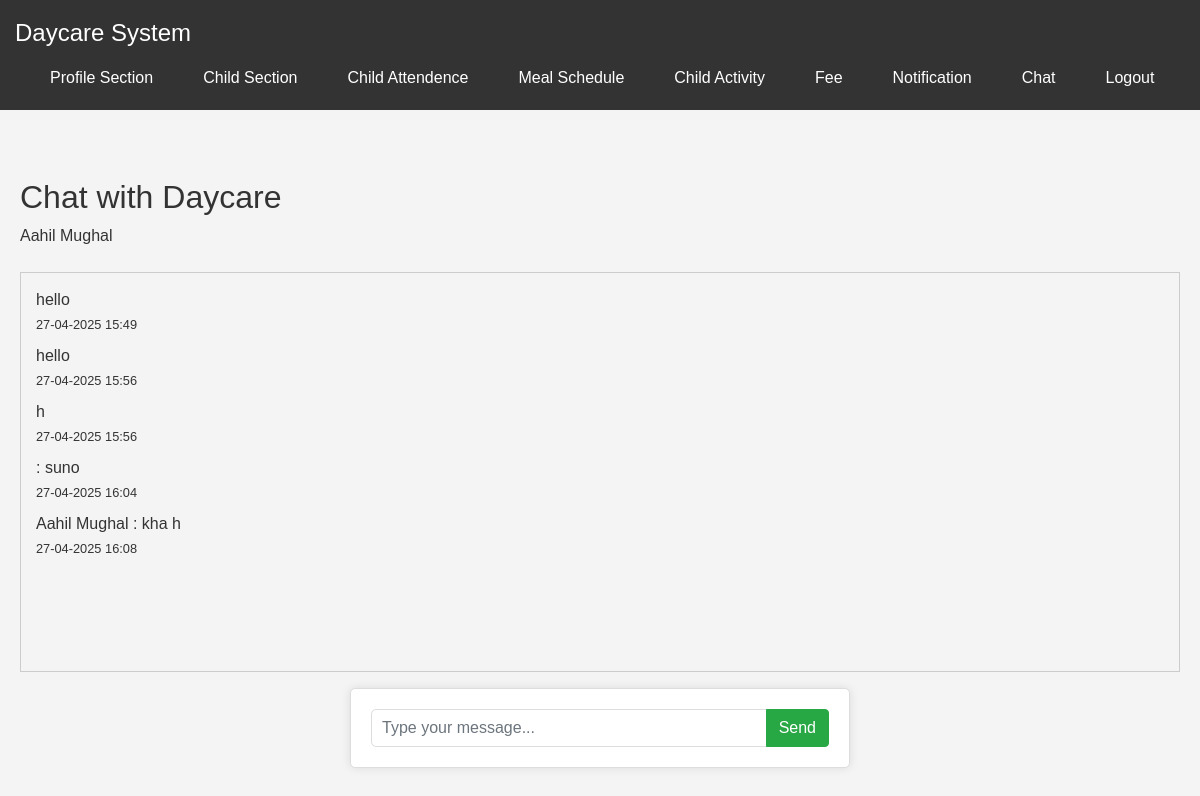
The app's page /parent_chat.php (signed in) with its own data.
### tables this page shows
CREATE TABLE `messages` (
  `id` int(11) NOT NULL,
  `sender_id` int(11) NOT NULL,
  `receiver_id` int(11) NOT NULL,
  `message` text NOT NULL,
  `created_at` timestamp NOT NULL DEFAULT current_timestamp()
);

### parent_chat.php (the view, shortened to what this page needs)
<?php
include 'db_connection.php';
$current_user_id = $_SESSION['user_id'];
$chat_messages = [];
$msg_query = "SELECT * FROM messages
              WHERE receiver_id = $current_user_id
              ORDER BY created_at ASC";
$msg_result = mysqli_query($conn, $msg_query);
$result_get = mysqli_num_rows($msg_result);
if ($result_get > 0) {
    while ($row = mysqli_fetch_assoc($msg_result)) {
        $chat_messages[] = $row;
    }
}
?>
<!DOCTYPE html>
<html lang="en">
<head>
    <link rel="stylesheet" href="https://stackpath.bootstrapcdn.com/bootstrap/4.5.2/css/bootstrap.min.css">
</head>
<body>
<?php include 'navbar.php'; ?>
<div class="container mt-5">
    <h2>Chat with Daycare</h2>
<?php  echo $_SESSION['user_name']; ?>
    <?php if (!empty($chat_messages)) : ?>
        <div class="mt-4" style="border: 1px solid #ccc; padding: 15px; height: 400px; overflow-y: scroll;">
            <?php foreach ($chat_messages as $msg) : ?>
                <div class="mb-2">
           <?php echo htmlspecialchars($msg['message']); ?>
                    <br>
                    <small><?php echo date('d-m-Y H:i', strtotime($msg['created_at'])); ?></small>
                </div>
            <?php endforeach; ?>
        </div>
        <form method="POST" action="" class="mt-3">
            <div class="input-group">
                <input type="text" name="message" class="form-control" placeholder="Type your message..." required>
                <div class="input-group-append">
                    <button type="submit" name="send_message" class="btn btn-success">Send</button>
                </div>
            </div>
        </form>
    <?php endif; ?>
</div>
</body>
</html>

### styles.css (style rules this page uses)
body { font-family: Arial, sans-serif; margin: 0; padding: 0; background-color: #f4f4f4; color: #333; }
.container { max-width: 1200px; margin: 0 auto; padding: 20px; }
form { background-color: #fff; border: 1px solid #ddd; border-radius: 5px; max-width: 500px; margin: 0 auto; padding: 20px; box-shadow: 0 0 10px rgba(0, 0, 0, 0.1); }
form input[type="email"], form input[type="password"], form input[type="text"], form input[type="number"], form textarea { width: 98%; padding: 10px; margin-bottom: 15px; border: 1px solid #ddd; border-radius: 5px; }
form button { background-color: green; color: #fff; border: none; padding: 10px 20px; border-radius: 5px; cursor: pointer; font-size: 1em; }

### records on screen
messages: message "hello", created_at "27-04-2025 15:49"
messages: message "hello", created_at "27-04-2025 15:56"
messages: message "h", created_at "27-04-2025 15:56"
messages: message ": suno", created_at "27-04-2025 16:04"
messages: message "Aahil Mughal : kha h", created_at "27-04-2025 16:08"

### other values on screen
$_SESSION['user_name'] "Aahil Mughal"
